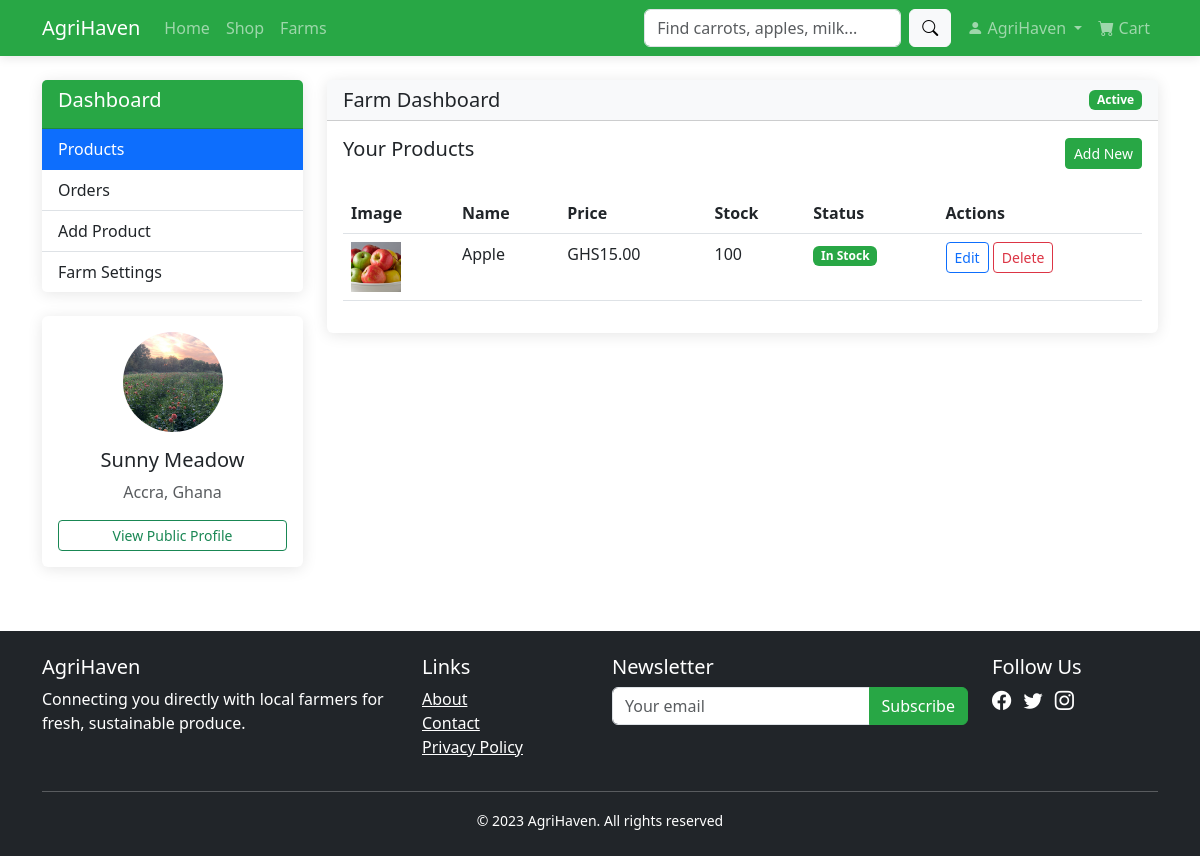
Page /farmer/dashboard/ (signed in) on the committed database.
### marketplace/models.py (models this page shows, shortened)
class Farm(models.Model):
    user = models.OneToOneField(User, on_delete=models.CASCADE)
    name = models.CharField(max_length=100)
    location = models.CharField(max_length=200)
    description = models.TextField()
    image = models.ImageField(upload_to='farms/', default='defaults/farm_default.jpg', validators=[validate_image_size])
    created_at = models.DateTimeField(default=timezone.now)

class Product(models.Model):
    farm = models.ForeignKey(Farm, on_delete=models.CASCADE)
    category = models.ForeignKey(ProductCategory, on_delete=models.SET_NULL, null=True)
    name = models.CharField(max_length=100)
    description = models.TextField()
    price = models.DecimalField(max_digits=10, decimal_places=2)
    stock = models.PositiveIntegerField()
    image = models.ImageField(upload_to='products', default='defaults/product_default.jpg', validators=[validate_image_size])
    image_width = models.PositiveIntegerField(editable=False, null=True)
    is_organic = models.BooleanField(default=False)
    date_added = models.DateTimeField(default=timezone.now)

### marketplace/views.py (the view)
# urls.py: path('farmer/dashboard/', views.farmer_dashboard, name='farmer_dashboard'),
@login_required
def farmer_dashboard(request):
    if not hasattr(request.user, 'farm'):
        return redirect('home')
    farm = request.user.farm
    products = Product.objects.filter(farm=farm)
    orders = Order.objects.filter(orderitem__product__farm=farm).distinct()
    if request.method == 'POST':
        form = ProductForm(request.POST, request.FILES)
        if form.is_valid():
            product = form.save(commit=False)
            product.farm = farm
            product.save()
            return redirect('farmer_dashboard')
    else:
        form = ProductForm()
    context = {
        'farm': farm,
        'products': products,
        'orders': orders,
        'form': form,
        'title': 'Farmer Dashboard'
    }
    return render(request, 'marketplace/farmer/dashboard.html', context)

### marketplace/forms.py
class ProductForm(forms.ModelForm):
    class Meta:
        model = Product
        fields = ['name', 'category', 'description', 'price', 'stock', 'image', 'is_organic']
        widgets = {
            'description': forms.Textarea(attrs={'rows': 3}),
            'price': forms.NumberInput(attrs={'step': '0.01'}),
        }
    def __init__(self, *args, **kwargs):
        super().__init__(*args, **kwargs)
        self.fields['image'].required = False

### marketplace/models.py (called while the page is built)
    def __str__(self):
        return self.name

### marketplace/templates/marketplace/farmer/dashboard.html (shortened to what this page needs)
{% extends 'marketplace/base.html' %}
{% load crispy_forms_tags %}
{% block content %}
<div class="row">
    <div class="col-md-3">
        <div class="card mb-4">
            <div class="card-header bg-success text-white">
                <h5>Dashboard</h5>
            </div>
            <div class="list-group list-group-flush">
                <a href="#products" class="list-group-item list-group-item-action active" data-bs-toggle="tab">Products</a>
                <a href="#orders" class="list-group-item list-group-item-action" data-bs-toggle="tab">Orders</a>
                <a href="#add-product" class="list-group-item list-group-item-action" data-bs-toggle="tab">Add Product</a>
                <a href="#farm-settings" class="list-group-item list-group-item-action" data-bs-toggle="tab">Farm Settings</a>
            </div>
        </div>
        <div class="card">
            <div class="card-body text-center">
                <img src="{{ farm.image.url }}" class="rounded-circle mb-3" width="100" height="100" style="object-fit: cover;">
                <h5>{{ farm.name }}</h5>
                <p class="text-muted">{{ farm.location }}</p>
                <div class="d-grid">
                    <a href="{% url 'farm_detail' farm.id %}" class="btn btn-outline-success btn-sm">View Public Profile</a>
                </div>
            </div>
        </div>
    </div>
    <div class="col-md-9">
        <div class="card">
            <div class="card-header bg-light">
                <div class="d-flex justify-content-between align-items-center">
                    <h5 class="mb-0">Farm Dashboard</h5>
                    <span class="badge bg-success">Active</span>
                </div>
            </div>
            <div class="card-body">
                <div class="tab-content">
                    <div class="tab-pane fade show active" id="products">
                        <div class="d-flex justify-content-between align-items-center mb-4">
                            <h5>Your Products</h5>
                            <a href="#add-product" class="btn btn-sm btn-success" data-bs-toggle="tab">Add New</a>
                        </div>
                        <div class="table-responsive">
                            <table class="table">
                                <thead>
                                    <tr>
                                        <th>Image</th>
                                        <th>Name</th>
                                        <th>Price</th>
                                        <th>Stock</th>
                                        <th>Status</th>
                                        <th>Actions</th>
                                    </tr>
                                </thead>
                                <tbody>
                                    {% for product in products %}
                                    <tr>
                                        <td><img src="{{ product.image.url }}" width="50" height="50" style="object-fit: cover;"></td>
                                        <td>{{ product.name }}</td>
                                        <td>GHS{{ product.price }}</td>
                                        <td>{{ product.stock }}</td>
                                        <td>
                                            {% if product.stock > 0 %}
                                            <span class="badge bg-success">In Stock</span>
                                            {% else %}
                                            <span class="badge bg-danger">Out of Stock</span>
                                            {% endif %}
                                        </td>
                                        <td>
                                            <a href="#" class="btn btn-sm btn-outline-primary">Edit</a>
                                            <a href="#" class="btn btn-sm btn-outline-danger">Delete</a>
                                        </td>
                                    </tr>
                                    {% empty %}
                                    <tr>
                                        <td colspan="6" class="text-center">No products yet. Add your first product!</td>
                                    </tr>
                                    {% endfor %}
                                </tbody>
                            </table>
                        </div>
                    </div>
                </div>
            </div>
        </div>
    </div>
</div>
{% endblock %}

### marketplace/templates/marketplace/base.html (shortened to what this page needs)
{% load static %}
<!DOCTYPE html>
<html lang="en">
<head>
    <link href="https://cdn.jsdelivr.net/npm/bootstrap@5.3.0/dist/css/bootstrap.min.css" rel="stylesheet">
    <link rel="stylesheet" href="https://cdn.jsdelivr.net/npm/bootstrap-icons@1.10.0/font/bootstrap-icons.css">
    <link rel="stylesheet" href="{% static 'css/style.css' %}">
</head>
<body>
    <header>
        <nav class="navbar navbar-expand-lg navbar-dark bg-success">
            <div class="container">
                <a class="navbar-brand" href="{% url 'home' %}">AgriHaven</a>
                <div class="collapse navbar-collapse" id="navbarNav">
                    <ul class="navbar-nav me-auto">
                        <li class="nav-item"><a class="nav-link" href="{% url 'home' %}">Home</a></li>
                        <li class="nav-item"><a class="nav-link" href="{% url 'shop' %}">Shop</a></li>
                        <li class="nav-item"><a class="nav-link" href="{% url 'farms' %}">Farms</a></li>
                    </ul>
                    <form class="d-flex me-2" action="{% url 'search' %}" method="GET">
                        <input class="form-control me-2" type="search" name="q" placeholder="Find carrots, apples, milk...">
                        <button class="btn btn-light" type="submit"><i class="bi bi-search"></i></button>
                    </form>
                    <ul class="navbar-nav">
                        {% if user.is_authenticated %}
                            <li class="nav-item dropdown">
                                <a class="nav-link dropdown-toggle" href="#" role="button" data-bs-toggle="dropdown">
                                    <i class="bi bi-person-fill"></i> {{ user.username }}
                                </a>
                            </li>
                            <li class="nav-item">
                                <a class="nav-link" href="{% url 'cart' %}">
                                    <i class="bi bi-cart-fill"></i> Cart
                                </a>
                            </li>
                        {% else %}
                            <li class="nav-item"><a class="nav-link" href="{% url 'login' %}">Login</a></li>
                            <li class="nav-item"><a class="nav-link" href="{% url 'register' %}">Register</a></li>
                        {% endif %}
                    </ul>
                </div>
            </div>
        </nav>
    </header>
    <main class="container my-4">
        {% block content %}{% endblock %}
    </main>
    <footer class="bg-dark text-white py-4">
    <div class="container">
        <div class="row">
            <div class="col-md-4">
                <h5>AgriHaven</h5>
                <p>Connecting you directly with local farmers for fresh, sustainable produce.</p>
            </div>
            <div class="col-md-2">
                <h5>Links</h5>
                <ul class="list-unstyled">
                    <li><a href="{% url 'about' %}" class="text-white">About</a></li>
                    <li><a href="{% url 'contact' %}" class="text-white">Contact</a></li>
                    <li><a href="{% url 'privacy' %}" class="text-white">Privacy Policy</a></li>
                </ul>
            </div>
            <div class="col-md-4">
                <h5>Newsletter</h5>
                <form class="mb-3">
                    <div class="input-group">
                        <input type="email" class="form-control" placeholder="Your email">
                        <button class="btn btn-success" type="submit">Subscribe</button>
                    </div>
                </form>
            </div>
            <div class="col-md-2">
                <h5>Follow Us</h5>
                <div class="social-links">
                    <a href="#" class="text-white me-2"><i class="bi bi-facebook"></i></a>
                    <a href="#" class="text-white me-2"><i class="bi bi-twitter"></i></a>
                    <a href="#" class="text-white me-2"><i class="bi bi-instagram"></i></a>
                </div>
            </div>
        </div>
        <hr class="bg-light">
        <div class="text-center">
            <small>&copy; 2023 AgriHaven. All rights reserved</small>
        </div>
    </div>
</footer>
</body>
</html>

### marketplace/static/css/style.css (style rules this page uses)
.card { transition: transform 0.3s; border: none; box-shadow: 0 2px 15px rgba(0,0,0,0.1); }
.btn-success { background-color: #28a745; border-color: #28a745; }
.bg-success { background-color: #28a745 !important; }
.navbar { box-shadow: 0 2px 10px rgba(0,0,0,0.1); }
.social-links a { font-size: 1.2rem; }
html, body { height: 100%; }
body { display: flex; flex-direction: column; }
main { flex: 1 0 auto; }
footer { flex-shrink: 0; background-color: #343a40; color: white; padding: 20px 0; margin-top: 40px; }

### rows in the picture
Farm: image (picture), name "Sunny Meadow", location "Accra, Ghana"
Product: image (picture), name "Apple", price "15.00", stock "100", shows "In Stock"

### other values in the picture
{{ user.username }} "AgriHaven"
